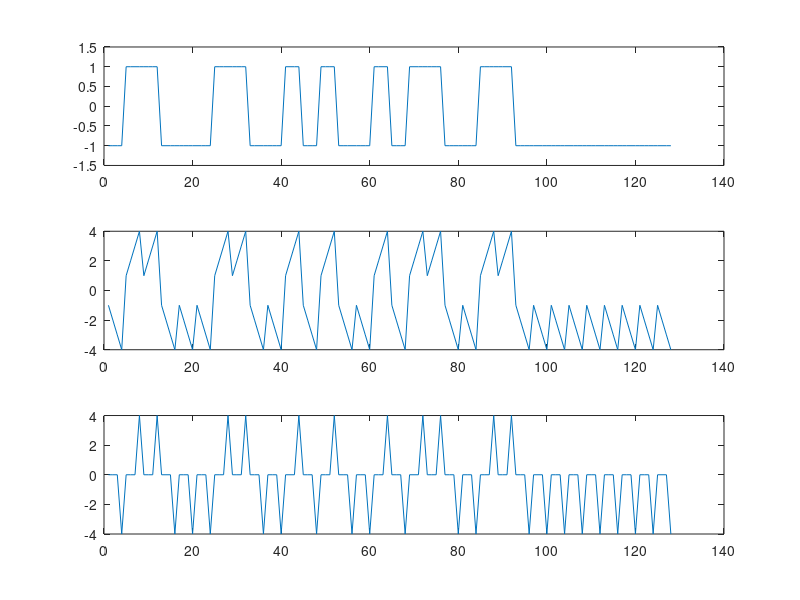

MATLAB code to generate this figure:
clc;
clear all;
close all;

%Initialize a rand seed
rand('state',1);

%Parameter
nb_size=32;
ovr=4;

%Generate a random stream NRZ-L
data=round(rand(1,nb_size))*2-1;

%Oversample the NRZ-L data
data_ovr=zeros(1,length(data)*ovr);
for m=1:ovr
  data_ovr(m:ovr:end)=data;
end

%Oversample the NRZ-L data
sample_offset=0; %Zero means no offset
if sample_offset==0
else
  data_ovr=[data_ovr(1+sample_offset:end) data_ovr(1:sample_offset)];
end


%Integrate and Dump on data ovr
local_k=0;
I_and_D=zeros(1,length(data_ovr));
I_and_D_out=zeros(1,length(data_ovr));
for k=1:length(data_ovr)
    if local_k==0
      integrator=data_ovr(k);
    else
      integrator=integrator+data_ovr(k);
    end;
    I_and_D(k)=integrator;
    if local_k==ovr-1
      I_and_D_out(k)=integrator;
    end
    if local_k==ovr-1
        local_k=0;
    else
        local_k=local_k+1;
    end;
end;

%Compute Gardner algorithm on this
for k=ovr:ovr:length(I_and_D_out)-ovr
          E=I_and_D_out(k);
          P=I_and_D_out(k+ovr/2);
          L=I_and_D_out(k+ovr);
          timing_error=(L-E)/2;
          fprintf("E=%f\t P=%f\t L=%f\t error=%f\n",E,P,L,timing_error);
end

%Plot selected data
subplot(311);
plot(data_ovr);
ylim([-1.5 1.5]);
subplot(312);
plot(I_and_D);
subplot(313);
plot(I_and_D_out);


